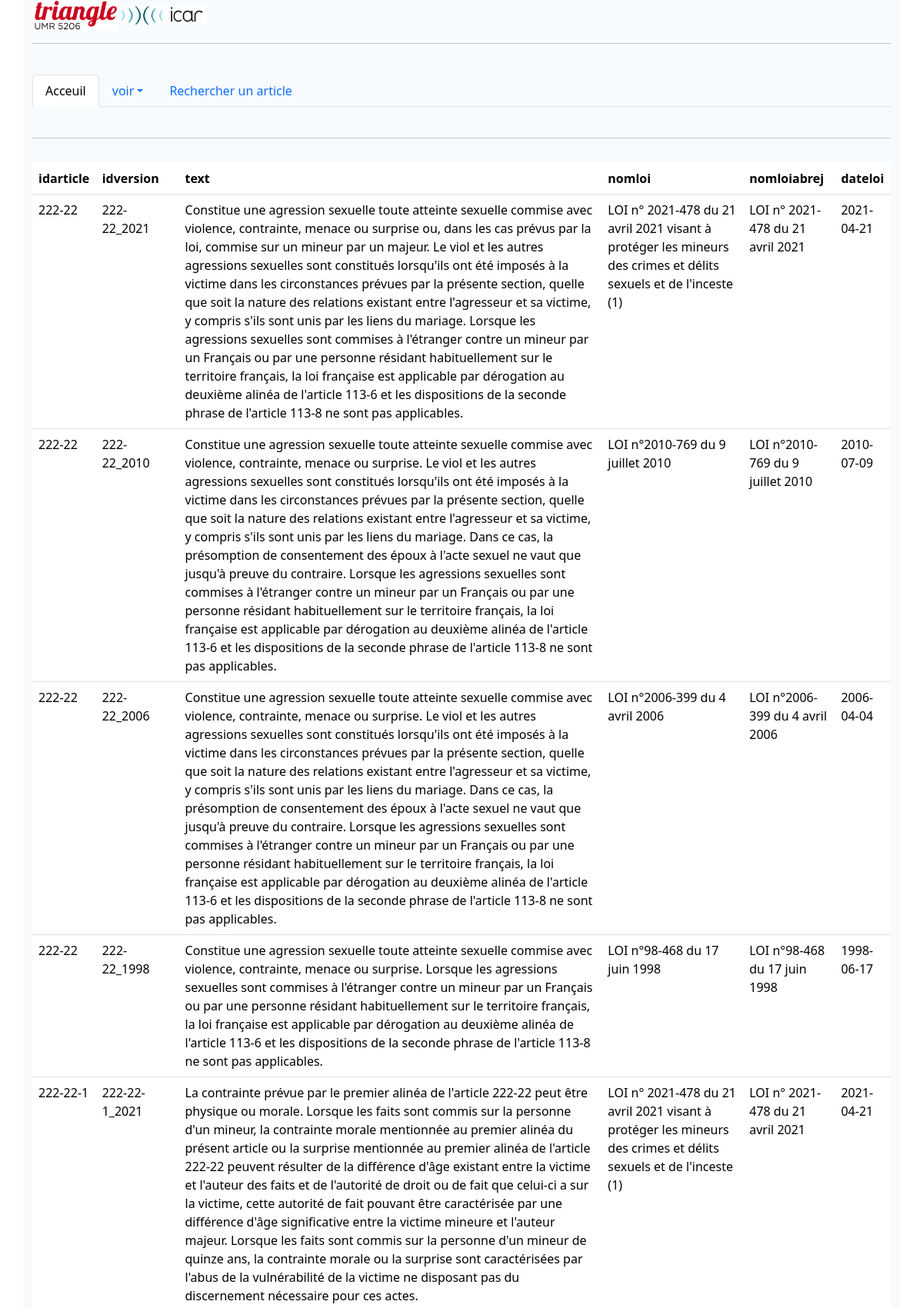
Page /version.php (upper part) on the committed database.
### tables this page shows
CREATE TABLE `version` (
  `idarticle` varchar(30) NOT NULL,
  `idversion` varchar(30) NOT NULL,
  `text` text NOT NULL,
  `nomloi` text NOT NULL,
  `nomloiabrej` text NOT NULL,
  `dateloi` date DEFAULT NULL
);

### version.php (the view, shortened to what this page needs)
<!doctype html>
<html lang="en">
<head>
    <link href="https://cdn.jsdelivr.net/npm/bootstrap@5.3.7/dist/css/bootstrap.min.css" rel="stylesheet">
    <link href="https://cdn.datatables.net/v/bm/dt-2.3.2/datatables.min.css" rel="stylesheet">
</head>
<body>
    <?php
    $DB_HOST = 'localhost';
    $DB_NAME = 'juridique';
    $DB_USER = 'root';
    $DB_PASS = '';
    $connexion = new \mysqli($DB_HOST, $DB_USER, $DB_PASS, $DB_NAME)
        or die("Erreur de connexion : " . mysqli_error($Connexion));
    $sql  = "SELECT * FROM version";
    $result = $connexion->query($sql);
    ?>
</body>
<div class="container" style="background-color: #f8fbfd;">
    <?php include "nav.php" ?>
    <table class="table table-striped">
        <table id="mytable" class="table table-hover">
            <thead>
                <tr>
                    <th scope="col">idarticle </th>
                    <th scope="col">idversion</th>
                    <th scope="col">text</th>
                    <th scope="col">nomloi</th>
                    <th scope="col">nomloiabrej</th>
                    <th scope="col">dateloi</th>
                </tr>
            <tbody>
                <?php
                while ($row = $result->fetch_array()) {
                    echo '
                <tr>
                <td>' . $row[0] . '</td>
                <td>' . $row[1] . '</td>
                <td>' . $row[2] . '</td>
                <td>' . $row[3] . '</td>
                <td>' . $row[4] . '</td>
                <td>' . $row[5] . '</td>
                </tr>';
                }
                ?>
            </tbody>
        </table>
</div>
</html>

### rows in the picture
version: idarticle "222-22", idversion "222-22_2021", text "Constitue une agression sexuelle toute atteinte sexuelle commise avec violence, contrainte, menace ou surprise ou, dans les cas prévus par la loi, commise sur un mineur par un majeur. Le viol et les autres agressions sexuelles sont constitués lorsqu'ils ont été imposés à la victime dans les circonstances prévues par la présente section, quelle que soit la nature des relations existant entre l'agresseur et sa victime, y compris s'ils sont unis par les liens du mariage. Lorsque les agressions sexuelles sont commises à l'étranger contre un mineur par un Français ou par une personne résidant habituellement sur le territoire français, la loi française est applicable par dérogation au deuxième…", nomloi "LOI n° 2021-478 du 21 avril 2021 visant à protéger les mineurs des crimes et délits sexuels et de l'inceste (1)", nomloiabrej "LOI n° 2021-478 du 21 avril 2021", dateloi "2021-04-21"
version: idarticle "222-22", idversion "222-22_2010", text "Constitue une agression sexuelle toute atteinte sexuelle commise avec violence, contrainte, menace ou surprise. Le viol et les autres agressions sexuelles sont constitués lorsqu'ils ont été imposés à la victime dans les circonstances prévues par la présente section, quelle que soit la nature des relations existant entre l'agresseur et sa victime, y compris s'ils sont unis par les liens du mariage. Dans ce cas, la présomption de consentement des époux à l'acte sexuel ne vaut que jusqu'à preuve du contraire. Lorsque les agressions sexuelles sont commises à l'étranger contre un mineur par un Français ou par une personne résidant habituellement sur le territoire français, la loi française est…", nomloi "LOI n°2010-769 du 9 juillet 2010", nomloiabrej "LOI n°2010-769 du 9 juillet 2010", dateloi "2010-07-09"
version: idarticle "222-22", idversion "222-22_2006", text "Constitue une agression sexuelle toute atteinte sexuelle commise avec violence, contrainte, menace ou surprise. Le viol et les autres agressions sexuelles sont constitués lorsqu'ils ont été imposés à la victime dans les circonstances prévues par la présente section, quelle que soit la nature des relations existant entre l'agresseur et sa victime, y compris s'ils sont unis par les liens du mariage. Dans ce cas, la présomption de consentement des époux à l'acte sexuel ne vaut que jusqu'à preuve du contraire. Lorsque les agressions sexuelles sont commises à l'étranger contre un mineur par un Français ou par une personne résidant habituellement sur le territoire français, la loi française est…", nomloi "LOI n°2006-399 du 4 avril 2006", nomloiabrej "LOI n°2006-399 du 4 avril 2006", dateloi "2006-04-04"
version: idarticle "222-22", idversion "222-22_1998", text "Constitue une agression sexuelle toute atteinte sexuelle commise avec violence, contrainte, menace ou surprise. Lorsque les agressions sexuelles sont commises à l'étranger contre un mineur par un Français ou par une personne résidant habituellement sur le territoire français, la loi française est applicable par dérogation au deuxième alinéa de l'article 113-6 et les dispositions de la seconde phrase de l'article 113-8 ne sont pas applicables.", nomloi "LOI n°98-468 du 17 juin 1998", nomloiabrej "LOI n°98-468 du 17 juin 1998", dateloi "1998-06-17"
version: idarticle "222-22-1", idversion "222-22-1_2021", text "La contrainte prévue par le premier alinéa de l'article 222-22 peut être physique ou morale. Lorsque les faits sont commis sur la personne d'un mineur, la contrainte morale mentionnée au premier alinéa du présent article ou la surprise mentionnée au premier alinéa de l'article 222-22 peuvent résulter de la différence d'âge existant entre la victime et l'auteur des faits et de l'autorité de droit ou de fait que celui-ci a sur la victime, cette autorité de fait pouvant être caractérisée par une différence d'âge significative entre la victime mineure et l'auteur majeur. Lorsque les faits sont commis sur la personne d'un mineur de quinze ans, la contrainte morale ou la surprise sont…", nomloi "LOI n° 2021-478 du 21 avril 2021 visant à protéger les mineurs des crimes et délits sexuels et de l'inceste (1)", nomloiabrej "LOI n° 2021-478 du 21 avril 2021", dateloi "2021-04-21"
